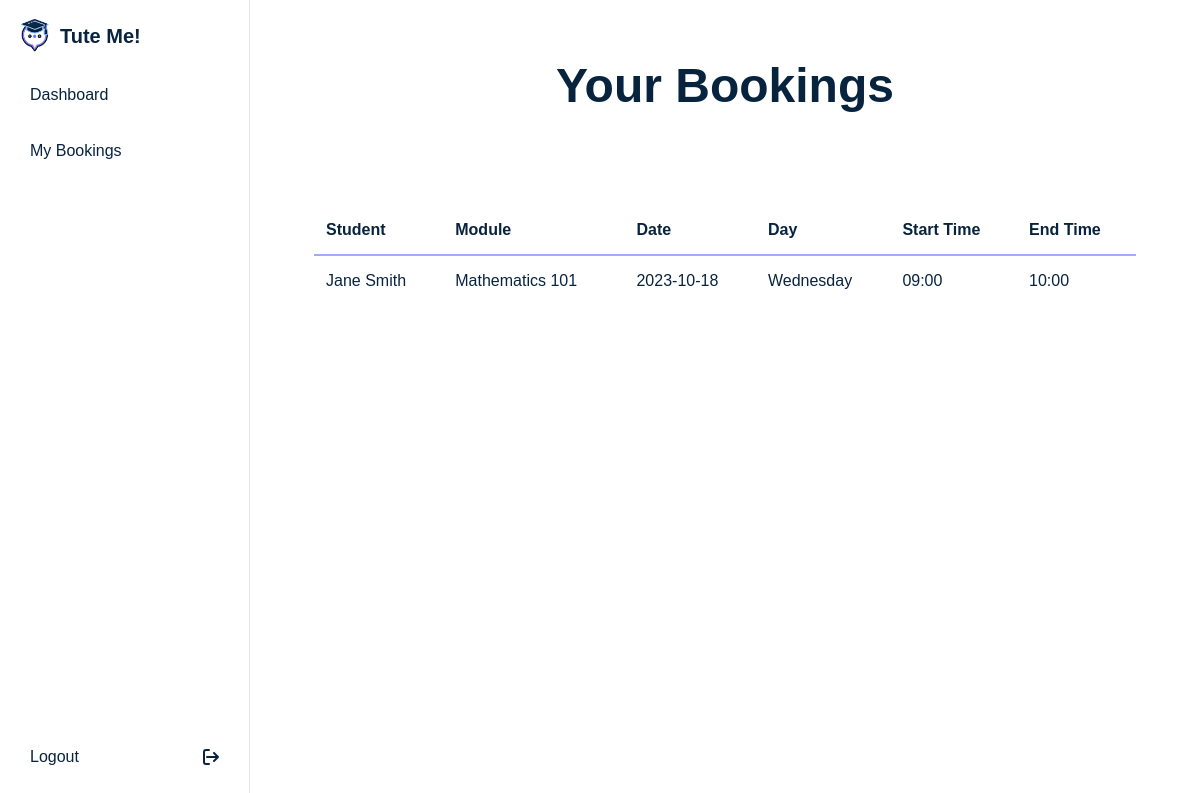
The app's page /view_tutor_bookings (signed in) with its own data.
### app/models.py (models this page shows, shortened)
class Booking(db.Model):
    __tablename__ = 'bookings'
    booking_id = db.Column(db.Integer, primary_key=True, autoincrement=True)
    student_id = db.Column(db.Integer, db.ForeignKey('users.user_id'), nullable=False)
    tutor_id = db.Column(db.Integer, db.ForeignKey('users.user_id'), nullable=False)
    module_id = db.Column(db.Integer, db.ForeignKey('modules.module_id'), nullable=False)
    availability_id = db.Column(db.Integer, db.ForeignKey('tutor_availability.availability_id'), nullable=False)
    booking_date = db.Column(db.Date, nullable=False)
    module = db.relationship('Module', backref='bookings')
    tutor = db.relationship('User', foreign_keys=[tutor_id], backref='tutor_bookings')
    student = db.relationship('User', foreign_keys=[student_id], backref='student_bookings')  # Add this line
    availability = db.relationship('TutorAvailability', backref='bookings')
    __table_args__ = (
        db.UniqueConstraint('tutor_id', 'module_id', 'booking_date', 'availability_id', name='unique_booking'),
    )

class User(db.Model):
    __tablename__ = 'users'
    user_id = db.Column(db.Integer, primary_key=True)
    username = db.Column(db.String(80), unique=True, nullable=False)
    email = db.Column(db.String(120), unique=True, nullable=False)
    password = db.Column(db.String(120), nullable=False)
    role = db.Column(db.String(20), nullable=False)
    name = db.Column(db.String(80), nullable=False)
    surname = db.Column(db.String(80), nullable=False)

class Module(db.Model):
    __tablename__ = 'modules'
    module_id = db.Column(db.Integer, primary_key=True)
    module_name = db.Column(db.String(80), nullable=False)
    module_code = db.Column(db.String(10), unique=True, nullable=False)
    description = db.Column(db.String(200), nullable=True)

class TutorAvailability(db.Model):
    __tablename__ = 'tutor_availability'
    availability_id = db.Column(db.Integer, primary_key=True, autoincrement=True)
    tutor_id = db.Column(db.Integer, db.ForeignKey('users.user_id'), nullable=False)
    module_id = db.Column(db.Integer, db.ForeignKey('modules.module_id'), nullable=False)
    day_of_week = db.Column(db.String(10), nullable=False)
    start_time = db.Column(db.Time, nullable=False)
    end_time = db.Column(db.Time, nullable=False)
    module = db.relationship('Module', backref='tutor_availabilities')
    __table_args__ = (
        db.UniqueConstraint('tutor_id', 'module_id', 'day_of_week', 'start_time', 'end_time', name='unique_availability'),
    )

### app/routes/tutor.py (the view)
@router.route('/view_tutor_bookings')
def view_tutor_bookings():
    if 'user_id' not in session or session.get('role') != 'tutor':
        flash("Please log in as a tutor", "error")
        return redirect(url_for('main.login'))
    tutor_id = session.get('user_id')
    bookings = (
        Booking.query
        .filter_by(tutor_id=tutor_id)
        .join(User, Booking.student_id == User.user_id)
        .join(Module, Booking.module_id == Module.module_id)
        .join(TutorAvailability, Booking.availability_id == TutorAvailability.availability_id)
        .add_columns(
            Booking.booking_id,
            Booking.booking_date,
            User.name.label('student_name'),
            User.surname.label('student_surname'),
            Module.module_name,
            TutorAvailability.day_of_week,
            TutorAvailability.start_time,
            TutorAvailability.end_time
        )
        .all()
    )
    return render_template('view_tutor_bookings.html', bookings=bookings)

### app/templates/view_tutor_bookings.html (shortened to what this page needs)
{% extends 'base.html' %}
{% block content %}
<section class="view-tutor-bookings">
    <article class="title">
        <h1>Your Bookings</h1>
    </article>
    <article class="dashboard-content">
        <table>
            <thead>
                <tr>
                    <th>Student</th>
                    <th>Module</th>
                    <th>Date</th>
                    <th>Day</th>
                    <th>Start Time</th>
                    <th>End Time</th>
                </tr>
            </thead>
            <tbody>
                {% for booking in bookings %}
                    <tr>
                        <td>{{ booking.student_name }} {{ booking.student_surname }}</td>
                        <td>{{ booking.module_name }}</td>
                        <td>{{ booking.booking_date }}</td>
                        <td>{{ booking.day_of_week }}</td>
                        <td>{{ booking.start_time.strftime('%H:%M') }}</td>
                        <td>{{ booking.end_time.strftime('%H:%M') }}</td>
                    </tr>
                {% endfor %}
            </tbody>
        </table>
        <br>
    </article>
</section>
{% endblock %}

### app/static/styles/sass.css (style rules this page uses)
h1, h2, h3 { font-weight: 700; color: #08233E; margin-bottom: 1rem; }
h1 { font-size: 3em; }
* { margin: 0; padding: 0; box-sizing: border-box; }
html { scroll-behavior: smooth; }
body { background-color: #FFFFFF; line-height: 1.6; font-family: "Poppins", sans-serif; font-weight: 500; color: #08233E; }

### app/static/styles/students.css (style rules this page uses)
h1, h2, h3 { font-weight: 700; color: #08233E; margin-bottom: 1rem; }
h1 { font-size: 3em; }
* { margin: 0; padding: 0; box-sizing: border-box; }
html { scroll-behavior: smooth; }
body { background-color: #FFFFFF; line-height: 1.6; font-family: "Poppins", sans-serif; font-weight: 500; color: #08233E; }

### app/static/styles/tutor.css (style rules this page uses)
h1, h2, h3 { font-weight: 700; color: #08233E; margin-bottom: 1rem; }
h1 { font-size: 3em; }
* { margin: 0; padding: 0; box-sizing: border-box; }
html { scroll-behavior: smooth; }
body { background-color: #FFFFFF; line-height: 1.6; font-family: "Poppins", sans-serif; font-weight: 500; color: #08233E; }
main .tutor-dashboard, main .view-tutor-bookings { margin-left: 250px; padding: 20px; width: calc(100% - 250px); min-height: 100vh; display: flex; flex-direction: column; }
main .tutor-dashboard table, main .view-tutor-bookings table { width: 100%; border-collapse: collapse; margin-bottom: 20px; }
main .tutor-dashboard thead th, main .view-tutor-bookings thead th { text-align: left; padding: 12px; border-bottom: 2px solid #A1ABF9; }
main .tutor-dashboard tbody td, main .view-tutor-bookings tbody td { text-align: left; padding: 12px; border-bottom: 1px solid #A1ABF9; }
main .tutor-dashboard tbody tr:last-child td, main .view-tutor-bookings tbody tr:last-child td { border-bottom: none; }
main .tutor-dashboard, main .view-tutor-bookings { text-align: center; display: flex; flex-direction: column; gap: 2rem; padding: 1rem 4rem; }
main .tutor-dashboard article, main .view-tutor-bookings article { margin-top: 2rem; }
main .tutor-dashboard .dashboard-content, main .view-tutor-bookings .dashboard-content { display: flex; flex-direction: column; justify-content: space-evenly; }

### app/static/styles/admin.css (style rules this page uses)
h1, h2, h3 { font-weight: 700; color: #08233E; margin-bottom: 1rem; }
h1 { font-size: 3em; }
* { margin: 0; padding: 0; box-sizing: border-box; }
html { scroll-behavior: smooth; }
body { background-color: #FFFFFF; line-height: 1.6; font-family: "Poppins", sans-serif; font-weight: 500; color: #08233E; }

### records on screen
Booking: student_name "Jane", student_surname "Smith", module_name "Mathematics 101", booking_date "2023-10-18", day_of_week "Wednesday", start_time "09:00", end_time "10:00"
